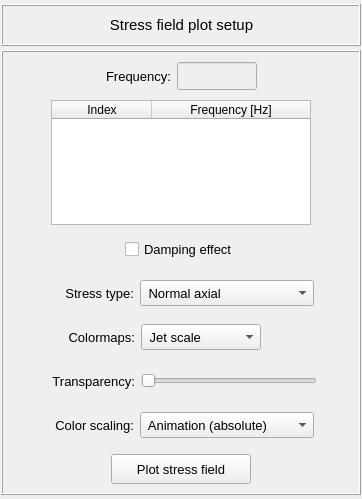
<?xml version="1.0" encoding="UTF-8"?>
<ui version="4.0">
 <class>Form</class>
 <widget class="QWidget" name="Form">
  <property name="geometry">
   <rect>
    <x>0</x>
    <y>0</y>
    <width>362</width>
    <height>499</height>
   </rect>
  </property>
  <property name="maximumSize">
   <size>
    <width>16777215</width>
    <height>600</height>
   </size>
  </property>
  <property name="windowTitle">
   <string>Form</string>
  </property>
  <layout class="QGridLayout" name="gridLayout_2">
   <property name="leftMargin">
    <number>1</number>
   </property>
   <property name="topMargin">
    <number>4</number>
   </property>
   <property name="rightMargin">
    <number>1</number>
   </property>
   <property name="bottomMargin">
    <number>4</number>
   </property>
   <property name="spacing">
    <number>4</number>
   </property>
   <item row="0" column="0">
    <widget class="QFrame" name="frame">
     <property name="minimumSize">
      <size>
       <width>0</width>
       <height>42</height>
      </size>
     </property>
     <property name="maximumSize">
      <size>
       <width>16777215</width>
       <height>42</height>
      </size>
     </property>
     <property name="frameShape">
      <enum>QFrame::Box</enum>
     </property>
     <property name="frameShadow">
      <enum>QFrame::Raised</enum>
     </property>
     <property name="lineWidth">
      <number>1</number>
     </property>
     <layout class="QGridLayout" name="gridLayout">
      <property name="leftMargin">
       <number>10</number>
      </property>
      <property name="topMargin">
       <number>0</number>
      </property>
      <property name="bottomMargin">
       <number>0</number>
      </property>
      <property name="spacing">
       <number>0</number>
      </property>
      <item row="0" column="0">
       <widget class="QLabel" name="label">
        <property name="minimumSize">
         <size>
          <width>0</width>
          <height>0</height>
         </size>
        </property>
        <property name="maximumSize">
         <size>
          <width>16777215</width>
          <height>32</height>
         </size>
        </property>
        <property name="font">
         <font>
          <family>MS Shell Dlg 2</family>
          <pointsize>11</pointsize>
          <weight>50</weight>
          <italic>false</italic>
          <bold>false</bold>
         </font>
        </property>
        <property name="frameShape">
         <enum>QFrame::NoFrame</enum>
        </property>
        <property name="frameShadow">
         <enum>QFrame::Raised</enum>
        </property>
        <property name="text">
         <string>Stress field plot setup</string>
        </property>
        <property name="textFormat">
         <enum>Qt::AutoText</enum>
        </property>
        <property name="alignment">
         <set>Qt::AlignCenter</set>
        </property>
       </widget>
      </item>
     </layout>
    </widget>
   </item>
   <item row="1" column="0">
    <widget class="QFrame" name="frame_2">
     <property name="sizeIncrement">
      <size>
       <width>400</width>
       <height>0</height>
      </size>
     </property>
     <property name="baseSize">
      <size>
       <width>400</width>
       <height>0</height>
      </size>
     </property>
     <property name="frameShape">
      <enum>QFrame::Box</enum>
     </property>
     <property name="frameShadow">
      <enum>QFrame::Raised</enum>
     </property>
     <layout class="QGridLayout" name="gridLayout_5">
      <property name="leftMargin">
       <number>4</number>
      </property>
      <property name="topMargin">
       <number>4</number>
      </property>
      <property name="rightMargin">
       <number>4</number>
      </property>
      <property name="bottomMargin">
       <number>4</number>
      </property>
      <property name="spacing">
       <number>4</number>
      </property>
      <item row="7" column="0">
       <widget class="QFrame" name="frame_button">
        <property name="minimumSize">
         <size>
          <width>0</width>
          <height>40</height>
         </size>
        </property>
        <property name="frameShape">
         <enum>QFrame::NoFrame</enum>
        </property>
        <property name="frameShadow">
         <enum>QFrame::Raised</enum>
        </property>
        <layout class="QGridLayout" name="gridLayout_7">
         <property name="leftMargin">
          <number>0</number>
         </property>
         <property name="topMargin">
          <number>0</number>
         </property>
         <property name="rightMargin">
          <number>0</number>
         </property>
         <property name="bottomMargin">
          <number>0</number>
         </property>
         <property name="spacing">
          <number>0</number>
         </property>
         <item row="0" column="0">
          <widget class="QPushButton" name="pushButton_plot">
           <property name="minimumSize">
            <size>
             <width>140</width>
             <height>30</height>
            </size>
           </property>
           <property name="maximumSize">
            <size>
             <width>140</width>
             <height>30</height>
            </size>
           </property>
           <property name="font">
            <font>
             <family>MS Shell Dlg 2</family>
             <pointsize>10</pointsize>
             <weight>50</weight>
             <italic>false</italic>
             <bold>false</bold>
            </font>
           </property>
           <property name="styleSheet">
            <string notr="true"/>
           </property>
           <property name="text">
            <string>Plot stress field</string>
           </property>
          </widget>
         </item>
        </layout>
       </widget>
      </item>
      <item row="2" column="0">
       <widget class="QFrame" name="frame_8">
        <property name="minimumSize">
         <size>
          <width>0</width>
          <height>40</height>
         </size>
        </property>
        <property name="maximumSize">
         <size>
          <width>16777215</width>
          <height>40</height>
         </size>
        </property>
        <property name="frameShape">
         <enum>QFrame::NoFrame</enum>
        </property>
        <property name="frameShadow">
         <enum>QFrame::Raised</enum>
        </property>
        <layout class="QGridLayout" name="gridLayout_10">
         <property name="leftMargin">
          <number>0</number>
         </property>
         <property name="topMargin">
          <number>0</number>
         </property>
         <property name="rightMargin">
          <number>0</number>
         </property>
         <property name="bottomMargin">
          <number>0</number>
         </property>
         <item row="0" column="1">
          <widget class="QCheckBox" name="checkBox_damping_effect">
           <property name="minimumSize">
            <size>
             <width>0</width>
             <height>26</height>
            </size>
           </property>
           <property name="maximumSize">
            <size>
             <width>170</width>
             <height>26</height>
            </size>
           </property>
           <property name="font">
            <font>
             <family>MS Shell Dlg 2</family>
             <pointsize>10</pointsize>
             <weight>50</weight>
             <italic>false</italic>
             <bold>false</bold>
            </font>
           </property>
           <property name="text">
            <string>Damping effect</string>
           </property>
           <property name="checked">
            <bool>false</bool>
           </property>
          </widget>
         </item>
         <item row="0" column="2">
          <spacer name="horizontalSpacer_6">
           <property name="orientation">
            <enum>Qt::Horizontal</enum>
           </property>
           <property name="sizeHint" stdset="0">
            <size>
             <width>40</width>
             <height>20</height>
            </size>
           </property>
          </spacer>
         </item>
         <item row="0" column="0">
          <spacer name="horizontalSpacer_5">
           <property name="orientation">
            <enum>Qt::Horizontal</enum>
           </property>
           <property name="sizeHint" stdset="0">
            <size>
             <width>40</width>
             <height>20</height>
            </size>
           </property>
          </spacer>
         </item>
        </layout>
       </widget>
      </item>
      <item row="0" column="0">
       <widget class="QFrame" name="frame_5">
        <property name="minimumSize">
         <size>
          <width>0</width>
          <height>40</height>
         </size>
        </property>
        <property name="maximumSize">
         <size>
          <width>16777215</width>
          <height>40</height>
         </size>
        </property>
        <property name="frameShape">
         <enum>QFrame::NoFrame</enum>
        </property>
        <property name="frameShadow">
         <enum>QFrame::Raised</enum>
        </property>
        <layout class="QGridLayout" name="gridLayout_4">
         <property name="leftMargin">
          <number>0</number>
         </property>
         <property name="topMargin">
          <number>0</number>
         </property>
         <property name="rightMargin">
          <number>0</number>
         </property>
         <property name="bottomMargin">
          <number>0</number>
         </property>
         <property name="horizontalSpacing">
          <number>6</number>
         </property>
         <property name="verticalSpacing">
          <number>0</number>
         </property>
         <item row="0" column="1">
          <widget class="QLabel" name="label_4">
           <property name="minimumSize">
            <size>
             <width>0</width>
             <height>28</height>
            </size>
           </property>
           <property name="maximumSize">
            <size>
             <width>16777215</width>
             <height>28</height>
            </size>
           </property>
           <property name="font">
            <font>
             <family>MS Shell Dlg 2</family>
             <pointsize>10</pointsize>
             <weight>50</weight>
             <bold>false</bold>
            </font>
           </property>
           <property name="text">
            <string>Frequency:</string>
           </property>
           <property name="alignment">
            <set>Qt::AlignCenter</set>
           </property>
          </widget>
         </item>
         <item row="0" column="2">
          <widget class="QLineEdit" name="lineEdit_selected_frequency">
           <property name="enabled">
            <bool>false</bool>
           </property>
           <property name="minimumSize">
            <size>
             <width>80</width>
             <height>28</height>
            </size>
           </property>
           <property name="maximumSize">
            <size>
             <width>80</width>
             <height>28</height>
            </size>
           </property>
           <property name="font">
            <font>
             <family>MS Shell Dlg 2</family>
             <pointsize>10</pointsize>
             <weight>50</weight>
             <italic>false</italic>
             <bold>false</bold>
            </font>
           </property>
           <property name="styleSheet">
            <string notr="true"/>
           </property>
           <property name="text">
            <string/>
           </property>
           <property name="alignment">
            <set>Qt::AlignCenter</set>
           </property>
          </widget>
         </item>
         <item row="0" column="3">
          <spacer name="horizontalSpacer_7">
           <property name="orientation">
            <enum>Qt::Horizontal</enum>
           </property>
           <property name="sizeHint" stdset="0">
            <size>
             <width>40</width>
             <height>20</height>
            </size>
           </property>
          </spacer>
         </item>
         <item row="0" column="0">
          <spacer name="horizontalSpacer_8">
           <property name="orientation">
            <enum>Qt::Horizontal</enum>
           </property>
           <property name="sizeHint" stdset="0">
            <size>
             <width>40</width>
             <height>20</height>
            </size>
           </property>
          </spacer>
         </item>
        </layout>
       </widget>
      </item>
      <item row="3" column="0">
       <widget class="QFrame" name="frame_3">
        <property name="minimumSize">
         <size>
          <width>0</width>
          <height>40</height>
         </size>
        </property>
        <property name="maximumSize">
         <size>
          <width>16777215</width>
          <height>40</height>
         </size>
        </property>
        <property name="frameShape">
         <enum>QFrame::NoFrame</enum>
        </property>
        <property name="frameShadow">
         <enum>QFrame::Raised</enum>
        </property>
        <layout class="QGridLayout" name="gridLayout_9">
         <property name="leftMargin">
          <number>0</number>
         </property>
         <property name="topMargin">
          <number>0</number>
         </property>
         <property name="rightMargin">
          <number>0</number>
         </property>
         <property name="bottomMargin">
          <number>0</number>
         </property>
         <property name="verticalSpacing">
          <number>0</number>
         </property>
         <item row="0" column="2">
          <widget class="QComboBox" name="comboBox_stress_type">
           <property name="minimumSize">
            <size>
             <width>174</width>
             <height>26</height>
            </size>
           </property>
           <property name="maximumSize">
            <size>
             <width>174</width>
             <height>26</height>
            </size>
           </property>
           <property name="font">
            <font>
             <pointsize>10</pointsize>
            </font>
           </property>
           <property name="toolTip">
            <string>&lt;html&gt;&lt;head/&gt;&lt;body&gt;&lt;p&gt;Select the stress type to get the frequency response&lt;/p&gt;&lt;/body&gt;&lt;/html&gt;</string>
           </property>
           <item>
            <property name="text">
             <string> Normal axial</string>
            </property>
           </item>
           <item>
            <property name="text">
             <string> Normal bending y</string>
            </property>
           </item>
           <item>
            <property name="text">
             <string> Normal bending z</string>
            </property>
           </item>
           <item>
            <property name="text">
             <string> Hoop</string>
            </property>
           </item>
           <item>
            <property name="text">
             <string> Torsional shear</string>
            </property>
           </item>
           <item>
            <property name="text">
             <string> Transversal shear xy</string>
            </property>
           </item>
           <item>
            <property name="text">
             <string> Transversal shear xz</string>
            </property>
           </item>
          </widget>
         </item>
         <item row="0" column="0">
          <spacer name="horizontalSpacer_3">
           <property name="orientation">
            <enum>Qt::Horizontal</enum>
           </property>
           <property name="sizeHint" stdset="0">
            <size>
             <width>40</width>
             <height>20</height>
            </size>
           </property>
          </spacer>
         </item>
         <item row="0" column="3">
          <spacer name="horizontalSpacer_4">
           <property name="orientation">
            <enum>Qt::Horizontal</enum>
           </property>
           <property name="sizeHint" stdset="0">
            <size>
             <width>40</width>
             <height>20</height>
            </size>
           </property>
          </spacer>
         </item>
         <item row="0" column="1">
          <widget class="QLabel" name="label_5">
           <property name="minimumSize">
            <size>
             <width>86</width>
             <height>26</height>
            </size>
           </property>
           <property name="maximumSize">
            <size>
             <width>86</width>
             <height>26</height>
            </size>
           </property>
           <property name="font">
            <font>
             <pointsize>10</pointsize>
            </font>
           </property>
           <property name="text">
            <string>Stress type:</string>
           </property>
           <property name="alignment">
            <set>Qt::AlignRight|Qt::AlignTrailing|Qt::AlignVCenter</set>
           </property>
          </widget>
         </item>
        </layout>
       </widget>
      </item>
      <item row="6" column="0">
       <widget class="QFrame" name="frame_scalling">
        <property name="minimumSize">
         <size>
          <width>0</width>
          <height>40</height>
         </size>
        </property>
        <property name="maximumSize">
         <size>
          <width>16777215</width>
          <height>40</height>
         </size>
        </property>
        <property name="frameShape">
         <enum>QFrame::NoFrame</enum>
        </property>
        <property name="frameShadow">
         <enum>QFrame::Raised</enum>
        </property>
        <layout class="QGridLayout" name="gridLayout_6">
         <property name="leftMargin">
          <number>0</number>
         </property>
         <property name="topMargin">
          <number>0</number>
         </property>
         <property name="rightMargin">
          <number>0</number>
         </property>
         <property name="bottomMargin">
          <number>0</number>
         </property>
         <property name="horizontalSpacing">
          <number>6</number>
         </property>
         <property name="verticalSpacing">
          <number>0</number>
         </property>
         <item row="0" column="0">
          <spacer name="horizontalSpacer">
           <property name="orientation">
            <enum>Qt::Horizontal</enum>
           </property>
           <property name="sizeHint" stdset="0">
            <size>
             <width>40</width>
             <height>20</height>
            </size>
           </property>
          </spacer>
         </item>
         <item row="0" column="1">
          <widget class="QLabel" name="label_2">
           <property name="minimumSize">
            <size>
             <width>86</width>
             <height>26</height>
            </size>
           </property>
           <property name="maximumSize">
            <size>
             <width>86</width>
             <height>26</height>
            </size>
           </property>
           <property name="font">
            <font>
             <pointsize>10</pointsize>
            </font>
           </property>
           <property name="text">
            <string>Color scaling:</string>
           </property>
           <property name="alignment">
            <set>Qt::AlignRight|Qt::AlignTrailing|Qt::AlignVCenter</set>
           </property>
          </widget>
         </item>
         <item row="0" column="2">
          <widget class="QComboBox" name="comboBox_color_scale">
           <property name="minimumSize">
            <size>
             <width>174</width>
             <height>26</height>
            </size>
           </property>
           <property name="maximumSize">
            <size>
             <width>174</width>
             <height>26</height>
            </size>
           </property>
           <property name="font">
            <font>
             <pointsize>10</pointsize>
            </font>
           </property>
           <item>
            <property name="text">
             <string> Animation (absolute)</string>
            </property>
           </item>
           <item>
            <property name="text">
             <string> Animation (non absolute)</string>
            </property>
           </item>
           <item>
            <property name="text">
             <string> Absolute values</string>
            </property>
           </item>
           <item>
            <property name="text">
             <string> Real values</string>
            </property>
           </item>
           <item>
            <property name="text">
             <string> Imaginary values</string>
            </property>
           </item>
          </widget>
         </item>
         <item row="0" column="3">
          <spacer name="horizontalSpacer_2">
           <property name="orientation">
            <enum>Qt::Horizontal</enum>
           </property>
           <property name="sizeHint" stdset="0">
            <size>
             <width>40</width>
             <height>20</height>
            </size>
           </property>
          </spacer>
         </item>
        </layout>
       </widget>
      </item>
      <item row="1" column="0">
       <widget class="QFrame" name="frame_4">
        <property name="frameShape">
         <enum>QFrame::NoFrame</enum>
        </property>
        <property name="frameShadow">
         <enum>QFrame::Raised</enum>
        </property>
        <layout class="QGridLayout" name="gridLayout_3">
         <property name="leftMargin">
          <number>0</number>
         </property>
         <property name="topMargin">
          <number>0</number>
         </property>
         <property name="rightMargin">
          <number>0</number>
         </property>
         <property name="bottomMargin">
          <number>0</number>
         </property>
         <property name="spacing">
          <number>0</number>
         </property>
         <item row="0" column="0">
          <widget class="QTreeWidget" name="treeWidget_frequencies">
           <property name="minimumSize">
            <size>
             <width>260</width>
             <height>0</height>
            </size>
           </property>
           <property name="maximumSize">
            <size>
             <width>260</width>
             <height>415</height>
            </size>
           </property>
           <property name="font">
            <font>
             <family>MS Shell Dlg 2</family>
             <pointsize>10</pointsize>
             <weight>50</weight>
             <italic>false</italic>
             <bold>false</bold>
            </font>
           </property>
           <property name="styleSheet">
            <string notr="true"/>
           </property>
           <property name="alternatingRowColors">
            <bool>true</bool>
           </property>
           <property name="indentation">
            <number>0</number>
           </property>
           <column>
            <property name="text">
             <string>Index</string>
            </property>
            <property name="font">
             <font>
              <family>MS Shell Dlg 2</family>
              <pointsize>9</pointsize>
             </font>
            </property>
            <property name="textAlignment">
             <set>AlignCenter</set>
            </property>
           </column>
           <column>
            <property name="text">
             <string notr="true">Frequency [Hz]</string>
            </property>
            <property name="font">
             <font>
              <family>MS Shell Dlg 2</family>
              <pointsize>9</pointsize>
              <weight>50</weight>
              <italic>false</italic>
              <bold>false</bold>
             </font>
            </property>
            <property name="textAlignment">
             <set>AlignCenter</set>
            </property>
           </column>
          </widget>
         </item>
        </layout>
       </widget>
      </item>
      <item row="4" column="0">
       <widget class="QFrame" name="frame_6">
        <property name="minimumSize">
         <size>
          <width>0</width>
          <height>40</height>
         </size>
        </property>
        <property name="maximumSize">
         <size>
          <width>16777215</width>
          <height>40</height>
         </size>
        </property>
        <property name="frameShape">
         <enum>QFrame::NoFrame</enum>
        </property>
        <property name="frameShadow">
         <enum>QFrame::Raised</enum>
        </property>
        <layout class="QGridLayout" name="gridLayout_12">
         <property name="leftMargin">
          <number>0</number>
         </property>
         <property name="topMargin">
          <number>0</number>
         </property>
         <property name="rightMargin">
          <number>0</number>
         </property>
         <property name="bottomMargin">
          <number>0</number>
         </property>
         <item row="0" column="2">
          <widget class="QFrame" name="frame_9">
           <property name="minimumSize">
            <size>
             <width>176</width>
             <height>0</height>
            </size>
           </property>
           <property name="maximumSize">
            <size>
             <width>176</width>
             <height>16777215</height>
            </size>
           </property>
           <property name="frameShape">
            <enum>QFrame::NoFrame</enum>
           </property>
           <property name="frameShadow">
            <enum>QFrame::Raised</enum>
           </property>
           <layout class="QGridLayout" name="gridLayout_13">
            <property name="leftMargin">
             <number>0</number>
            </property>
            <property name="topMargin">
             <number>0</number>
            </property>
            <property name="rightMargin">
             <number>0</number>
            </property>
            <property name="bottomMargin">
             <number>0</number>
            </property>
            <property name="spacing">
             <number>0</number>
            </property>
            <item row="0" column="0">
             <widget class="QComboBox" name="comboBox_colormaps">
              <property name="minimumSize">
               <size>
                <width>120</width>
                <height>26</height>
               </size>
              </property>
              <property name="maximumSize">
               <size>
                <width>176</width>
                <height>26</height>
               </size>
              </property>
              <property name="font">
               <font>
                <pointsize>10</pointsize>
               </font>
              </property>
              <item>
               <property name="text">
                <string> Jet scale</string>
               </property>
              </item>
              <item>
               <property name="text">
                <string> Viridis scale</string>
               </property>
              </item>
              <item>
               <property name="text">
                <string> Inferno scale</string>
               </property>
              </item>
              <item>
               <property name="text">
                <string> Magma scale</string>
               </property>
              </item>
              <item>
               <property name="text">
                <string> Plasma scale</string>
               </property>
              </item>
              <item>
               <property name="text">
                <string> Grayscale</string>
               </property>
              </item>
             </widget>
            </item>
            <item row="0" column="1">
             <spacer name="horizontalSpacer_12">
              <property name="orientation">
               <enum>Qt::Horizontal</enum>
              </property>
              <property name="sizeHint" stdset="0">
               <size>
                <width>40</width>
                <height>20</height>
               </size>
              </property>
             </spacer>
            </item>
           </layout>
          </widget>
         </item>
         <item row="0" column="3">
          <spacer name="horizontalSpacer_13">
           <property name="orientation">
            <enum>Qt::Horizontal</enum>
           </property>
           <property name="sizeHint" stdset="0">
            <size>
             <width>40</width>
             <height>20</height>
            </size>
           </property>
          </spacer>
         </item>
         <item row="0" column="1">
          <widget class="QLabel" name="label_6">
           <property name="minimumSize">
            <size>
             <width>90</width>
             <height>26</height>
            </size>
           </property>
           <property name="maximumSize">
            <size>
             <width>90</width>
             <height>26</height>
            </size>
           </property>
           <property name="font">
            <font>
             <pointsize>10</pointsize>
            </font>
           </property>
           <property name="text">
            <string>Colormaps:</string>
           </property>
           <property name="alignment">
            <set>Qt::AlignRight|Qt::AlignTrailing|Qt::AlignVCenter</set>
           </property>
          </widget>
         </item>
         <item row="0" column="0">
          <spacer name="horizontalSpacer_14">
           <property name="orientation">
            <enum>Qt::Horizontal</enum>
           </property>
           <property name="sizeHint" stdset="0">
            <size>
             <width>40</width>
             <height>20</height>
            </size>
           </property>
          </spacer>
         </item>
        </layout>
       </widget>
      </item>
      <item row="5" column="0">
       <widget class="QFrame" name="frame_7">
        <property name="minimumSize">
         <size>
          <width>0</width>
          <height>40</height>
         </size>
        </property>
        <property name="maximumSize">
         <size>
          <width>16777215</width>
          <height>40</height>
         </size>
        </property>
        <property name="frameShape">
         <enum>QFrame::NoFrame</enum>
        </property>
        <property name="frameShadow">
         <enum>QFrame::Raised</enum>
        </property>
        <layout class="QGridLayout" name="gridLayout_8">
         <property name="leftMargin">
          <number>0</number>
         </property>
         <property name="topMargin">
          <number>0</number>
         </property>
         <property name="rightMargin">
          <number>0</number>
         </property>
         <property name="bottomMargin">
          <number>0</number>
         </property>
         <item row="0" column="1">
          <widget class="QLabel" name="label_3">
           <property name="minimumSize">
            <size>
             <width>90</width>
             <height>26</height>
            </size>
           </property>
           <property name="maximumSize">
            <size>
             <width>90</width>
             <height>26</height>
            </size>
           </property>
           <property name="font">
            <font>
             <pointsize>10</pointsize>
            </font>
           </property>
           <property name="text">
            <string>Transparency:</string>
           </property>
           <property name="alignment">
            <set>Qt::AlignRight|Qt::AlignTrailing|Qt::AlignVCenter</set>
           </property>
          </widget>
         </item>
         <item row="0" column="2">
          <widget class="QSlider" name="slider_transparency">
           <property name="minimumSize">
            <size>
             <width>176</width>
             <height>0</height>
            </size>
           </property>
           <property name="maximumSize">
            <size>
             <width>176</width>
             <height>16777215</height>
            </size>
           </property>
           <property name="orientation">
            <enum>Qt::Horizontal</enum>
           </property>
          </widget>
         </item>
         <item row="0" column="3">
          <spacer name="horizontalSpacer_9">
           <property name="orientation">
            <enum>Qt::Horizontal</enum>
           </property>
           <property name="sizeHint" stdset="0">
            <size>
             <width>40</width>
             <height>20</height>
            </size>
           </property>
          </spacer>
         </item>
         <item row="0" column="0">
          <spacer name="horizontalSpacer_10">
           <property name="orientation">
            <enum>Qt::Horizontal</enum>
           </property>
           <property name="sizeHint" stdset="0">
            <size>
             <width>40</width>
             <height>20</height>
            </size>
           </property>
          </spacer>
         </item>
        </layout>
       </widget>
      </item>
     </layout>
    </widget>
   </item>
  </layout>
 </widget>
 <resources/>
 <connections/>
</ui>
